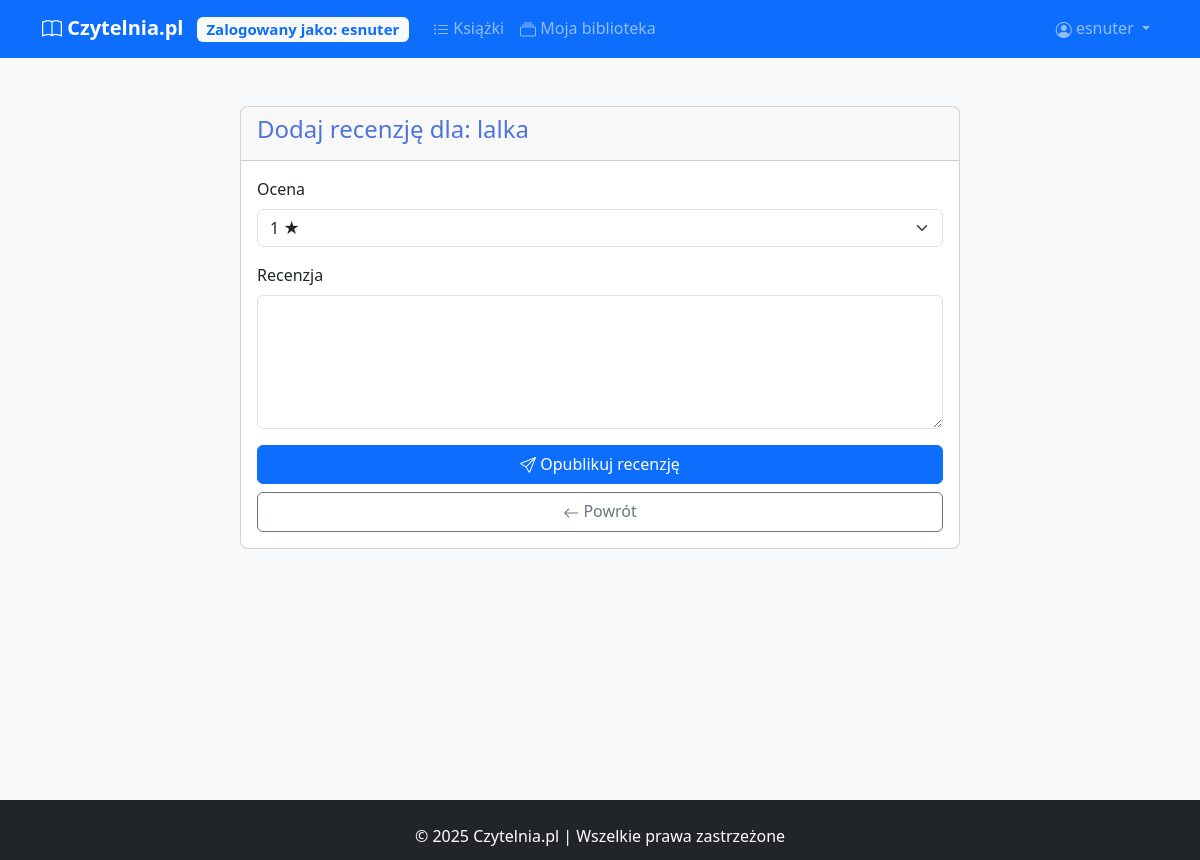
The app's page /add_review/8 (signed in), older data.
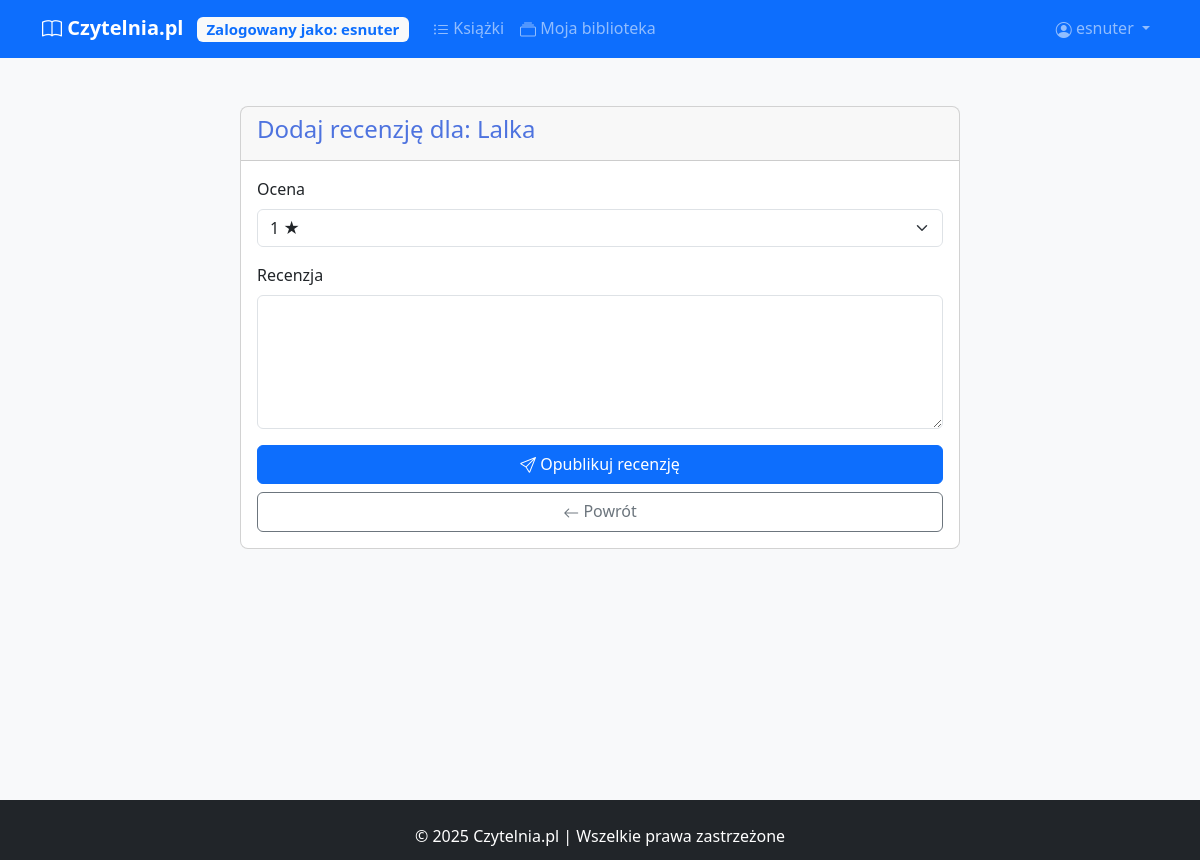
The same page, newer data.
### models.py (models this page shows)
class Book(db.Model):
    __tablename__ = 'books'
    id = db.Column(db.Integer, primary_key=True)
    title = db.Column(db.String(100), nullable=False)
    author = db.Column(db.String(50), nullable=False)
    description = db.Column(db.Text)
    cover_url = db.Column(db.String(255))
    isbn = db.Column(db.String(20))
    date_added = db.Column(db.DateTime, default=datetime.utcnow)
    library_entries = db.relationship(
        'UserLibrary',
        backref='library_book',
        lazy=True,
        cascade='all, delete-orphan'
    )
    book_reviews = db.relationship('Review', backref='review_book', lazy=True)

### app.py (the view, shortened to what this page needs)
@app.route('/add_review/<int:book_id>', methods=['GET', 'POST'])
@login_required
def add_review(book_id):
    book = Book.query.get_or_404(book_id)
    form = ReviewForm()
    existing_review = Review.query.filter_by(
        book_id=book.id,
        user_id=current_user.id
    ).first()
    if existing_review:
        flash('Możesz dodać tylko jedną recenzję per książka!', 'warning')
        return redirect(url_for('book_details', book_id=book.id))
    return render_template('add_review.html', form=form, book=book)

### app.py
class ReviewForm(FlaskForm):
    rating = SelectField(
      'Ocena',
      choices=[(1, '1 ★'), (2, '2 ★'), (3, '3 ★'), (4, '4 ★'), (5, '5 ★')],
      coerce=int,
      validators=[DataRequired(message="Wybierz ocenę")]
    )
    text = TextAreaField(
        'Recenzja',
        validators=[
            DataRequired(message="Recenzja nie może być pusta"),
            Length(min=10, max=1000, message="Recenzja powinna mieć od 10 do 1000 znaków")
        ]
    )
    submit = SubmitField('Dodaj recenzję')

### app.py (called while the page is built)
@login_manager.user_loader
def load_user(user_id):
    return User.query.get(int(user_id))

### templates/add_review.html (shortened to what this page needs)
{% extends "base.html" %}
{% block content %}
<div class="container mt-4">
    <div class="row justify-content-center">
        <div class="col-md-8">
            <div class="card">
                <div class="card-header">
                    <h4>Dodaj recenzję dla: {{ book.title }}</h4>
                </div>
                <div class="card-body">
                    <form method="POST">
                        <div class="mb-3">
                            {{ form.rating.label(class="form-label") }}
                            {{ form.rating(class="form-select") }}
                        </div>
                        <div class="mb-3">
                            {{ form.text.label(class="form-label") }}
                            {{ form.text(class="form-control", rows=5) }}
                        </div>
                        <div class="d-grid gap-2">
                            <button type="submit" class="btn btn-primary">
                                <i class="bi bi-send"></i> Opublikuj recenzję
                            </button>
                            <a href="{{ url_for('book_details', book_id=book.id) }}" class="btn btn-outline-secondary">
                                <i class="bi bi-arrow-left"></i> Powrót
                            </a>
                        </div>
                    </form>
                </div>
            </div>
        </div>
    </div>
</div>
{% endblock %}

Row changes from the older to the newer data that the page shows:
changed Book: title "lalka" → "Lalka"
